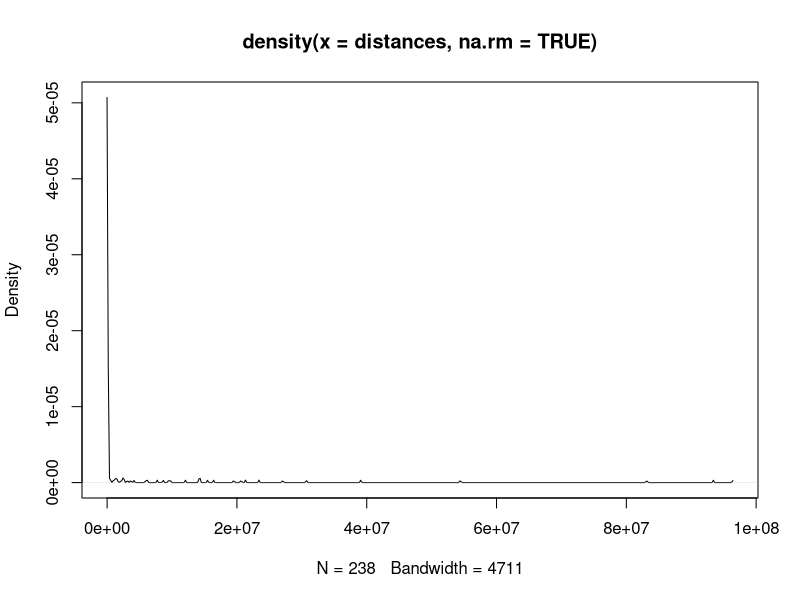
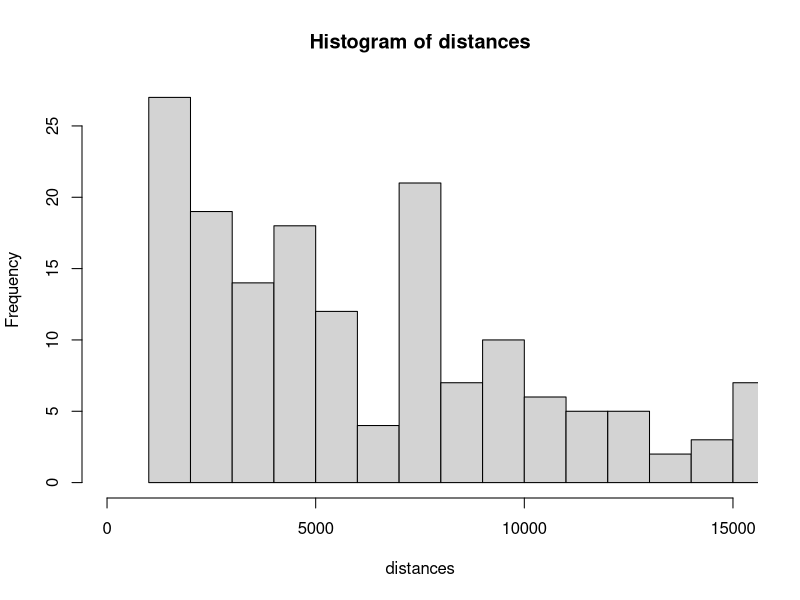
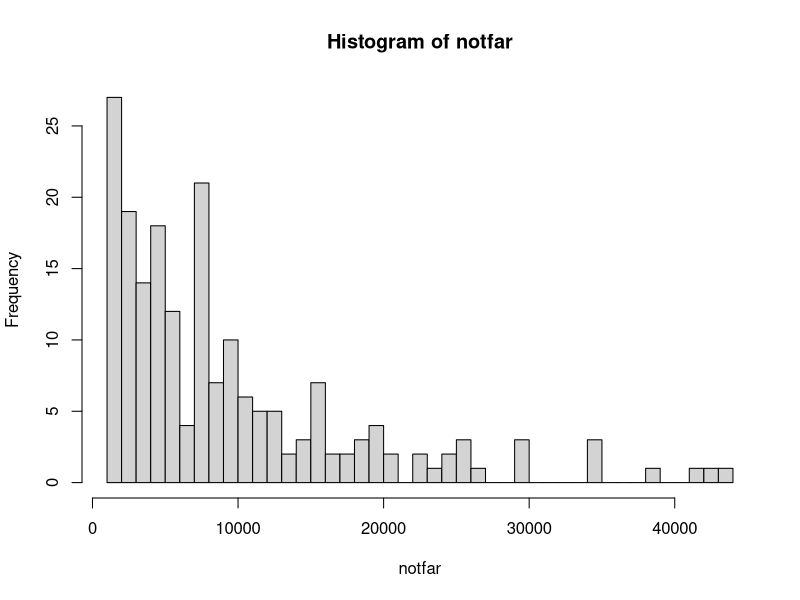
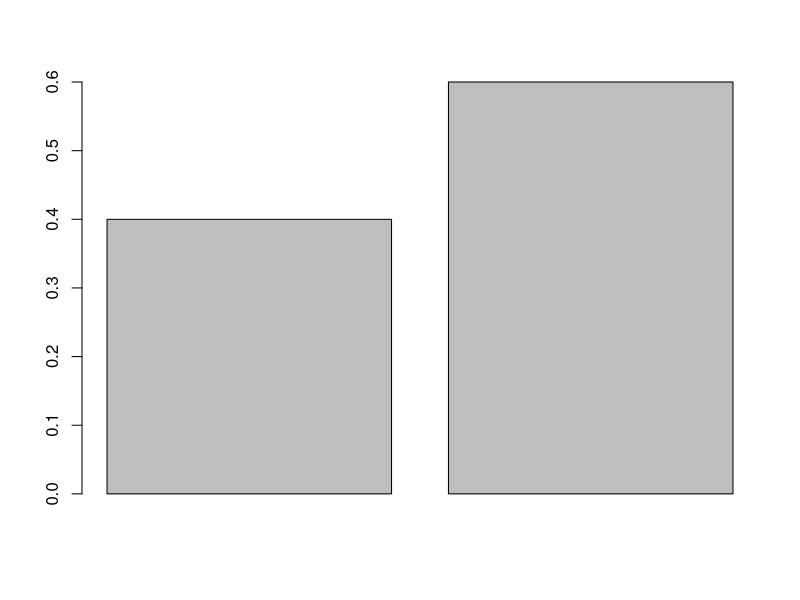
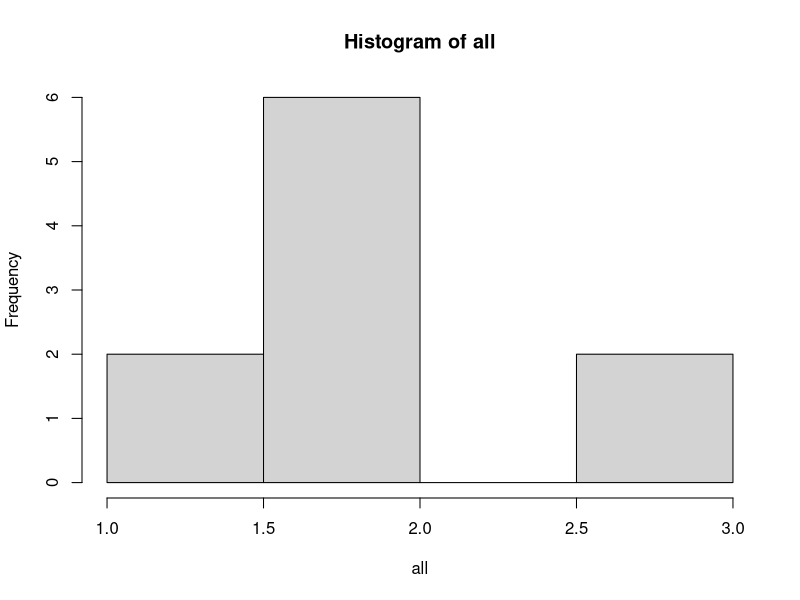

The R source for these figures, in order:
distances <- c(6209604,1355654,10708,1398843,10659,8523,85021,4685,8593,10184,69276,29808,5571,5423,7838,12180,2502636,1863,7161,15167,2198,3180,12130,4461,34737,9714,8423,1793,10025,5742,3588,14802,4992,25081,22143,5565,29686,9496,18803,7707,4586,23386178,3942,8666,18312,NA,9232,43544,25054,1250,15628,5006,5952427,93418331,NA,42706,19258,2148803,67200,7112,2035,11317,5921,2058,15974,1450,10544,18988,1224,14221728,14257784,9476798,NA,14225472,54416488,9727128,17461,5724,8535,2173,19691,1050,3297,15789,83142020,NA,16407762,38053,3628126,4148409,3011,7174,24562,4597,9571,5091,41561,9056,10042,1365,16021,2228,15334,13111,7970,3253,NA,1307,NA,970606,2090,4572,1097,16446,1422,13895,9233,1247,2070,11418,9288,5185,2045,4509,2602,1792,6506,14062,1908,4987,11531,5437,3961,7950,3530,1430,4158,7806,52940,1430,1509,3072,3721,2853,19497426,12058013,1495,7097,5545,7339,4658,7766,8769,7848,2418622,3101335,1346,12247,7098,9640,4509,7239,106415,484025,1181926,4083,1848,3707,NA,1961,9063,1741,1201,7052,5934,4016,2163,4518,4329,7046,1472,3226,4283,20624242,30694655,NA,7367,27045536,1566203,15473134,1689,6828,2704,4195,12767,20564,29121,2414,15532,9909,6613,7136,23087,26624,2713,2717,1597,84715,11548,21309248,7715783,NA,2911,12157,8437,17999,59172,24331,2585,22597,20353,6130,7323,1793,7150,39074735,3210,14374,8636053,34106,19004,4529,382064,1028,25119,2269,266134,19498,2576344,7042,2530,15584,11103,34074,3560,146208,96416353,NA)
plot(density(distances, na.rm=TRUE))
hist(distances, breaks=100000, xlim=c(0,15000))
notfar <- subset(distances, distances<50000)

hist(notfar,breaks=50, na.rm=TRUE)

hor <- c(1,2,3,4)
vert <- c(.4, .6)
barplot(vert)
?barplot
all<-c(1,3,2,2,2,2,2,2,1,3)
hist(all)

